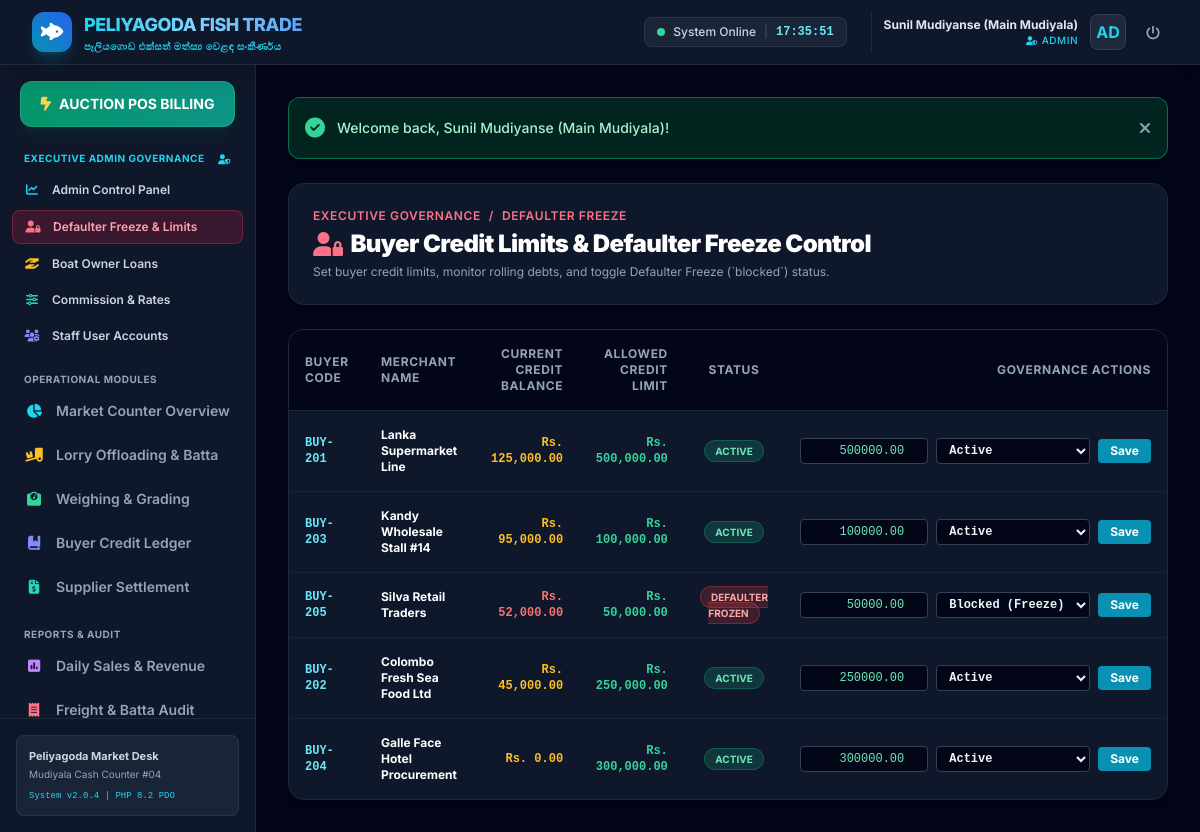
/index.php?page=admin_buyers_credit (signed in), run on the app's committed database.
### tables this page shows
CREATE TABLE `buyers` (
  `id` INT AUTO_INCREMENT PRIMARY KEY,
  `buyer_code` VARCHAR(20) NOT NULL UNIQUE,
  `name` VARCHAR(100) NOT NULL,
  `phone` VARCHAR(20) DEFAULT NULL,
  `credit_limit` DECIMAL(12,2) NOT NULL DEFAULT 0.00,
  `current_credit_balance` DECIMAL(12,2) NOT NULL DEFAULT 0.00,
  `status` ENUM('active', 'blocked') NOT NULL DEFAULT 'active',
  `created_at` DATETIME DEFAULT CURRENT_TIMESTAMP
);

### config/helpers.php (called while the page is built, shortened)
<?php
function formatLKR(float|int $amount): string {
    return 'Rs. ' . number_format($amount, 2);
}

### views/admin/buyers/credit_limits.php (the view, shortened to what this page needs)
<?php
$db = getDB();
$stmtBuyers = $db->query("SELECT * FROM buyers ORDER BY current_credit_balance DESC");
$buyers = $stmtBuyers->fetchAll();
?>
<div class="space-y-6">
    <div class="flex flex-col sm:flex-row sm:items-center justify-between gap-4 bg-slate-900 p-6 rounded-2xl border border-slate-800 shadow-lg">
        <div>
            <div class="flex items-center space-x-2 text-xs font-semibold text-rose-400 uppercase tracking-wider">
                <span>Executive Governance</span>
                <span>/</span>
                <span>Defaulter Freeze</span>
            </div>
            <h1 class="text-2xl font-black text-white tracking-tight mt-1 flex items-center gap-2">
                <i class="fa-solid fa-user-lock text-rose-400"></i>
                <span>Buyer Credit Limits & Defaulter Freeze Control</span>
            </h1>
            <p class="text-xs text-slate-400 mt-1">
                Set buyer credit limits, monitor rolling debts, and toggle Defaulter Freeze (`blocked`) status.
            </p>
        </div>
    </div>
    <div class="bg-slate-900 rounded-2xl border border-slate-800 shadow-xl overflow-hidden">
        <div class="overflow-x-auto">
            <table class="w-full text-left text-xs">
                <thead>
                    <tr class="bg-slate-950 text-slate-400 uppercase tracking-wider border-b border-slate-800">
                        <th class="p-4">Buyer Code</th>
                        <th class="p-4">Merchant Name</th>
                        <th class="p-4 text-right">Current Credit Balance</th>
                        <th class="p-4 text-right">Allowed Credit Limit</th>
                        <th class="p-4 text-center">Status</th>
                        <th class="p-4 text-right">Governance Actions</th>
                    </tr>
                </thead>
                <tbody class="divide-y divide-slate-800/70">
                    <?php foreach ($buyers as $b): ?>
                        <tr class="hover:bg-slate-800/40 transition-colors">
                            <td class="p-4 font-mono font-bold text-cyan-300"><?= $b['buyer_code'] ?></td>
                            <td class="p-4 font-bold text-white"><?= htmlspecialchars($b['name']) ?></td>
                            <td class="p-4 text-right font-mono font-bold <?= $b['current_credit_balance'] > $b['credit_limit'] ? 'text-red-400' : 'text-amber-400' ?>">
                                <?= formatLKR($b['current_credit_balance']) ?>
                            </td>
                            <td class="p-4 text-right font-mono font-bold text-emerald-400">
                                <?= formatLKR($b['credit_limit']) ?>
                            </td>
                            <td class="p-4 text-center">
                                <span class="px-2.5 py-1 rounded-full text-[10px] font-bold uppercase <?= $b['status'] === 'active' ? 'bg-emerald-500/20 text-emerald-300 border border-emerald-500/30' : 'bg-red-500/20 text-red-300 border border-red-500/30 animate-pulse' ?>">
                                    <?= $b['status'] === 'blocked' ? 'DEFAULTER FROZEN' : 'ACTIVE' ?>
                                </span>
                            </td>
                            <td class="p-4 text-right">
                                <form action="actions/admin/update_credit.php" method="POST" class="flex items-center justify-end gap-2">
                                    <input type="number" step="10000" name="credit_limit" value="<?= $b['credit_limit'] ?>"
                                        class="w-32 py-1 px-2 border border-slate-700 rounded bg-slate-950 text-emerald-300 font-mono text-right text-xs focus:outline-none focus:ring-1 focus:ring-emerald-500">
                                    <select name="status" class="py-1 px-2 border border-slate-700 rounded bg-slate-950 text-xs font-bold font-mono">
                                        <option value="active" <?= $b['status'] === 'active' ? 'selected' : '' ?>>Active</option>
                                        <option value="blocked" <?= $b['status'] === 'blocked' ? 'selected' : '' ?>>Blocked (Freeze)</option>
                                    </select>
                                    <button type="submit" class="px-3 py-1 bg-cyan-600 hover:bg-cyan-500 text-white rounded text-xs font-bold">
                                        Save
                                    </button>
                                </form>
                            </td>
                        </tr>
                    <?php endforeach; ?>
                </tbody>
            </table>
        </div>
    </div>
</div>

### data on the page
buyers: buyer_code "BUY-201", name "Lanka Supermarket Line", current_credit_balance "Rs. 125,000.00", credit_limit "Rs. 500,000.00", shows "ACTIVE", credit_limit "500000.00", status "Active"
buyers: buyer_code "BUY-203", name "Kandy Wholesale Stall #14", current_credit_balance "Rs. 95,000.00", credit_limit "Rs. 100,000.00", shows "ACTIVE", credit_limit "100000.00", status "Active"
buyers: buyer_code "BUY-205", name "Silva Retail Traders", current_credit_balance "Rs. 52,000.00", credit_limit "Rs. 50,000.00", shows "DEFAULTER FROZEN", credit_limit "50000.00", status "Blocked (Freeze)"
buyers: buyer_code "BUY-202", name "Colombo Fresh Sea Food Ltd", current_credit_balance "Rs. 45,000.00", credit_limit "Rs. 250,000.00", shows "ACTIVE", credit_limit "250000.00", status "Active"
buyers: buyer_code "BUY-204", name "Galle Face Hotel Procurement", current_credit_balance "Rs. 0.00", credit_limit "Rs. 300,000.00", shows "ACTIVE", credit_limit "300000.00", status "Active"

### other printed values
$user['full_name'] "Sunil Mudiyanse (Main Mudiyala)"
$user['role'] "ADMIN"
substr($user['username'], 0, 2) "AD"
APP_VERSION "2.0.4"
$flash['message'] "Welcome back, Sunil Mudiyanse (Main Mudiyala)!"
